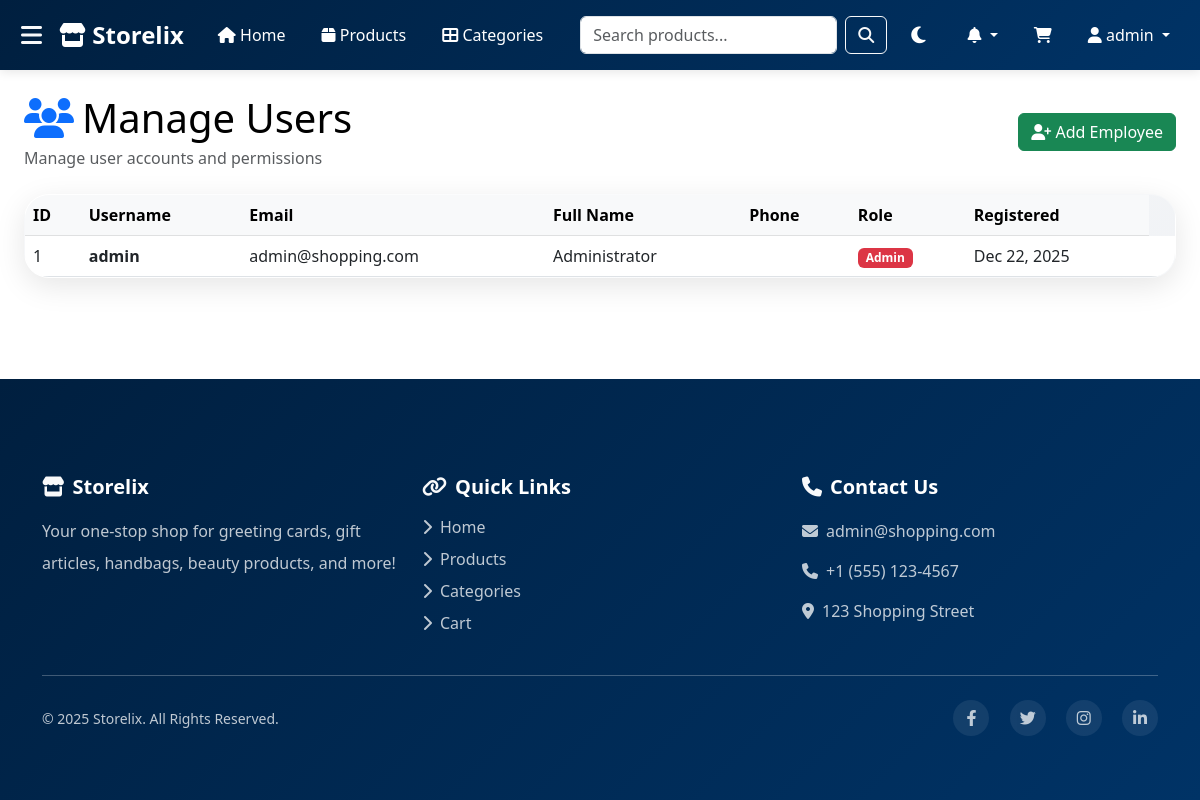
The page /admin/users.php (signed in) on the database its author committed.
### tables this page shows
CREATE TABLE IF NOT EXISTS users (
    id INT AUTO_INCREMENT PRIMARY KEY,
    username VARCHAR(50) UNIQUE NOT NULL,
    email VARCHAR(100) UNIQUE NOT NULL,
    password VARCHAR(255) NOT NULL,
    full_name VARCHAR(100) NOT NULL,
    phone VARCHAR(20),
    address TEXT,
    role ENUM('admin', 'employee', 'customer') DEFAULT 'customer',
    is_admin TINYINT(1) DEFAULT 0,
    created_at TIMESTAMP DEFAULT CURRENT_TIMESTAMP,
    updated_at TIMESTAMP DEFAULT CURRENT_TIMESTAMP ON UPDATE CURRENT_TIMESTAMP
);

### includes/db.php (called while the page is built, shortened)
<?php
class Database {
    private $conn;
    public function __construct() {
        try {
            $this->conn = new mysqli(DB_HOST, DB_USER, DB_PASS, DB_NAME);
            $this->conn->options(MYSQLI_OPT_CONNECT_TIMEOUT, 30);
            $this->conn->options(MYSQLI_OPT_READ_TIMEOUT, 30);
            $this->conn->set_charset("utf8mb4");
        } catch (Exception $e) {
            die("Database Error: " . $e->getMessage());
        }
    }
    public function query($sql) {
        $result = $this->conn->query($sql);
        return $result;
    }
}
$db = new Database();
?>

### admin/users.php (the view, shortened to what this page needs)
<?php
include '../includes/header.php';
global $db;
$result = $db->query("SELECT * FROM users ORDER BY created_at DESC");
$users = $result->fetch_all(MYSQLI_ASSOC);
?>
<div class="container-fluid my-4 px-4">
    <div class="d-flex justify-content-between align-items-center mb-4">
        <div>
            <h1 class="mb-1"><i class="fas fa-users text-primary me-2"></i>Manage Users</h1>
            <p class="text-muted mb-0">Manage user accounts and permissions</p>
        </div>
        <div>
            <button type="button" class="btn btn-success" data-bs-toggle="modal" data-bs-target="#addEmployeeModal">
                <i class="fas fa-user-plus"></i> Add Employee
            </button>
        </div>
    </div>
    <div class="card">
        <div class="card-body p-0">
            <div class="table-responsive">
                <table class="table table-hover mb-0">
                    <thead class="table-light">
                        <tr>
                            <th>ID</th>
                            <th>Username</th>
                            <th>Email</th>
                            <th>Full Name</th>
                            <th>Phone</th>
                            <th>Role</th>
                            <th>Registered</th>
                        </tr>
                    </thead>
                    <tbody>
                        <?php foreach ($users as $user): ?>
                            <tr>
                                <td><?php echo $user['id']; ?></td>
                                <td><strong><?php echo htmlspecialchars($user['username']); ?></strong></td>
                                <td><?php echo htmlspecialchars($user['email']); ?></td>
                                <td><?php echo htmlspecialchars($user['full_name']); ?></td>
                                <td><?php echo htmlspecialchars($user['phone']); ?></td>
                                <td>
                                    <?php if ($user['is_admin']): ?>
                                        <span class="badge bg-danger">Admin</span>
                                    <?php elseif ($user['role'] == 'employee'): ?>
                                        <span class="badge bg-warning">Employee</span>
                                    <?php else: ?>
                                        <span class="badge bg-primary">Customer</span>
                                    <?php endif; ?>
                                </td>
                                <td><?php echo date('M d, Y', strtotime($user['created_at'])); ?></td>
                                <td>
                                </td>
                            </tr>
                        <?php endforeach; ?>
                    </tbody>
                </table>
            </div>
        </div>
    </div>
    </div>
<?php include '../includes/footer.php'; ?>

### includes/header.php (style rules this page uses)
:root { --primary-color: #001f3f; --secondary-color: #003366; --dark-color: #333; --light-color: #f8f9fa; --bg-color: #ffffff; --text-color: #000000; --card-bg: #ffffff; --navbar-bg: linear-gradient(135deg, var(--primary-color), var(--secondary-color)); --navbar-text: white; --footer-bg: linear-gradient(135deg, var(--primary-color), var(--secondary-color)); --footer-text: white; --hero-bg: linear-gradient(135deg, var(--primary-color), var(--secondary-color)); }
body { font-family: 'Segoe UI', Tahoma, Geneva, Verdana, sans-serif; min-height: 100vh; display: flex; flex-direction: column; background-color: var(--bg-color); color: var(--text-color); transition: background-color 0.3s, color 0.3s; }
.card { background-color: var(--card-bg); color: var(--text-color); border: 1px solid rgba(0,0,0,0.1); }
.card { border: none; border-radius: 25px; overflow: hidden; transition: all 0.5s cubic-bezier(0.4, 0, 0.2, 1); box-shadow: 0 8px 30px rgba(0,0,0,0.1); background: linear-gradient(135deg, rgba(255,255,255,0.96) 0%, rgba(248,249,250,0.96) 50%, rgba(240,242,245,0.96) 100%); backdrop-filter: blur(15px); border: 1px solid rgba(255,255,255,0.3); background-color: var(--card-bg); color: var(--text-color); position: relative; }
.card::before { content: ''; position: absolute; top: 0; left: -100%; width: 100%; height: 100%; background: linear-gradient(90deg, transparent, rgba(0,123,255,0.08), rgba(23,162,184,0.08), transparent); transition: left 0.8s; z-index: 1; }
.card-body { position: relative; z-index: 2; padding: 1.5rem; }
body { display: flex; flex-direction: column; min-height: 100vh; }

### rows shown on the page
users: id "1", username "admin", email "admin@shopping.com", full_name "Administrator", is_admin "Admin", created_at "Dec 22, 2025"

### other values the page prints
SITE_NAME "Storelix"
$_SESSION['username'] "admin"
ADMIN_EMAIL "admin@shopping.com"
